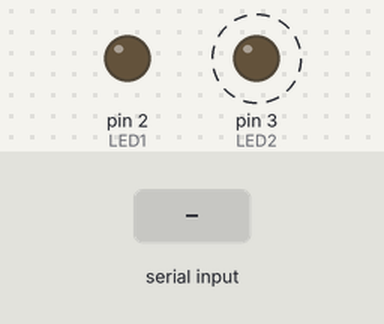
The sketch below on a simulated Arduino Uno, built with avr-gcc and run on an emulated ATmega328P. Shown: output pins drawn as LEDs (lit = HIGH). Dashed ring = blinking. Inputs (shaded band) come from the test bench. What the sketch prints to the serial monitor is not drawn.

Above: at 1.2 s.
1.3 s: "90,45\n" received over Serial
At 1.9 s:
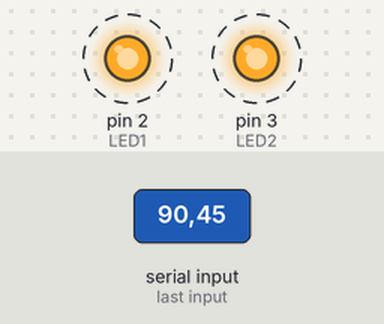
4.3 s: byte 10 ('\n') received over Serial
7.3 s: "1\n" received over Serial
10.3 s: "5\n" received over Serial
At 11.75 s:
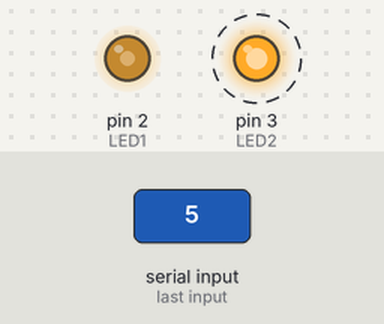
Timing chart, 0 to 14.3 s (numbered marks = the images above; inputs shaded):
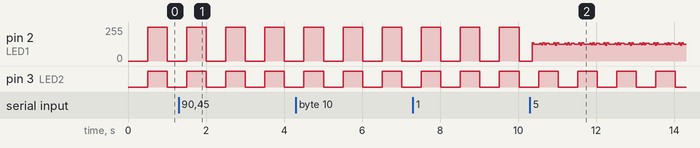

The sketch:

proj2.ino
```cpp
typedef struct
{
    uint16_t interval;
    uint16_t last_tick;
    void (*func)(void);
} TaskType;

void recieve_input(void);
void switch_1(void);
void switch_2(void);

const int LED_TASKS = 1;
static TaskType g_tasks[] =
{
    {0, 0, recieve_input},
    // LED 1
    {500, 0, switch_1},
    // LED 2
    {500, 0, switch_2}
};

TaskType * task_config_ptr()
{
    return g_tasks;
}

int task_num_tasks()
{
    return sizeof(g_tasks) / sizeof(*g_tasks);
}

const int LED1 = 2;
const int LED2 = 3;

int led_pin[2];
unsigned led_timeout[2];
int led_state[2];
int led_off[2];

void setup() {
    int i;
    // put your setup code here, to run once:
    pinMode(LED1, OUTPUT);
    pinMode(LED2, OUTPUT);

    Serial.begin(9600);
    Serial.setTimeout(0);

    led_pin[0] = LED1;
    led_pin[1] = LED2;

    for(i = 0; i < 2; i++) {
        led_state[i] = LOW;
        led_off[i] = 0;
    }
}

int overflow_cmp(unsigned a, unsigned base)
{
    // Arduino longs are 32 bits, ints are 16 bits

    // Connect the number space in a loop,
    // the counterclockwise numbers are less,
    // the clockwise numbers are more,
    // the 'seam' is placed on the opposite side
    // of one of the numbers.

    unsigned seam;

    if(base == a) return 0;

    seam = base + 0x8000;

    if(seam > base) {
        if(a < base) return -1; // a < base
        if(a > seam) return -1; // a < base
        if(a > base) return 1; // a > base
    }
    else {
        // base > seam
        if(a > base) return 1; // a > base
        if(a < seam) return 1; // a > base
        if(a < base) return -1; // a < base
    }

    return 1;

}

enum {
    STAGE_PROMPT_LED = 0,
    STAGE_GET_LED,
    STAGE_PROMPT_SPEED,
    STAGE_GET_SPEED
};

enum {
    PROMPT = 0,
    GET = 1
};

void loop() {
    TaskType *task_ptr;
    int num_tasks, i;

    unsigned timeout;
    unsigned tick;

    tick = (unsigned) millis();
    task_ptr = task_config_ptr();
    num_tasks = task_num_tasks();

    for(i = 0; i < num_tasks; i++) {
        if(task_ptr[i].interval == 0) {
            // Run continous tasks
            task_ptr[i].func();
        }
        else {
            // Run occasional tasks
            timeout =  task_ptr[i].interval;
            timeout += task_ptr[i].last_tick;

            if(overflow_cmp(tick, timeout) == 1) {
                task_ptr[i].func();
                task_ptr[i].last_tick = tick;
            }
        }
    }
}

void recieve_input()
{
    static int input;
    static int led_select;
    char peek;

    static int input_stage = 0;

    if(input_stage == STAGE_PROMPT_LED) {
        Serial.print("What LED? (1 or 2) ");
        input_stage++;
        input = 0;
    }

    if(input_stage == STAGE_PROMPT_SPEED) {
        Serial.print("What interval (in msec)? ");
        input_stage++;
        input = 0;
    }

    // Get Input
    // Get next input:
    // if 0-9 : accept
    // if '\n' : accept and spit out input
    // if else : disregard input

    char input_complete;
    static char input_fail = 0;
    int c;
    if(Serial.available()) {
        c = Serial.read();

        if('0' <= c && c <= '9') {
            input *= 10;
            input += c - '0';
            input_complete = 0;
        }
        else if(c == '\n') {
            input_complete = 1;
        }
        else {
            input_fail = 1;
        }
    }

    if(input_complete) {

        if(input_fail) {
            input_stage--;
            Serial.println("Error: Input must only contain digits.");
        }
        else {
            Serial.println(input);
        }

        input_fail = 0;

        if(input_stage == STAGE_GET_LED) {
            led_select = input;
            if(1 > led_select || led_select > 2) {
                // Out of Range LEDs
                // Fail input
                Serial.println("Error: Invalid LED");
                input = 0;
                input_stage--;
            }
            else {
                input_stage++;
            }
        }
        if(input_stage == STAGE_GET_SPEED) {
            led_select--;

            if(input == 0) {
                led_off[led_select] = 1;
                led_state[led_select] = LOW;
                digitalWrite(led_pin[led_select], led_state[led_select]);
            }
            else {
                led_off[led_select] = 0;
            }

            TaskType *tasks;
            tasks = task_config_ptr();
            tasks[led_select+LED_TASKS].interval = input / 2;

            input_stage++;
        }

        // Repeat input stages endlessly
        if(input_stage > STAGE_GET_SPEED) {
            input_stage = STAGE_PROMPT_LED;
        }
    }
}

void switch_led(int x)
{
    x--; // The LED IDs are 1-indexed, while the arrays are 0 indexed.

    if(!led_off[x]) {
        // if LED is in the blinking state
        if(led_state[x] == LOW) {
            led_state[x] = HIGH;
        } else {
            led_state[x] = LOW;
        }
    }

    digitalWrite(led_pin[x], led_state[x]);
}

void switch_1()
{
   switch_led(1);
}

void switch_2()
{
    switch_led(2);
}
```

Measured:
- by itself, pin 3 (LED2): alternates HIGH for 0.50 s and LOW for 0.50 s
